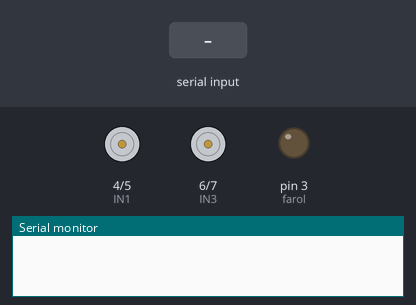
A sketch run on a simulated Arduino Uno, built with avr-gcc and run on an emulated ATmega328P. Parts: motor-driver pin pairs drawn as motors (green arrow = first pin HIGH = forward, orange = second pin HIGH = backward, longer = more drive), output pins drawn as LEDs (lit = HIGH), the last lines printed to the serial monitor. The test bench sets the inputs (shaded band).

Above: at 1.2 s.
1.3 s: "U" received over Serial
At 2.3 s:
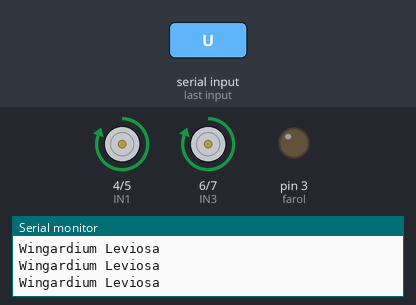
2.8 s: "L" received over Serial
At 4.0 s:
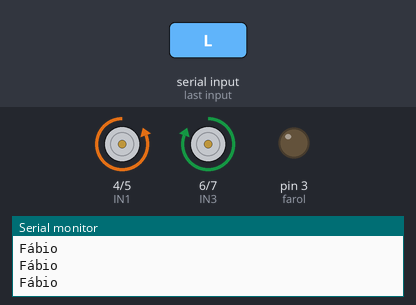
4.3 s: "R" received over Serial
At 5.0 s:
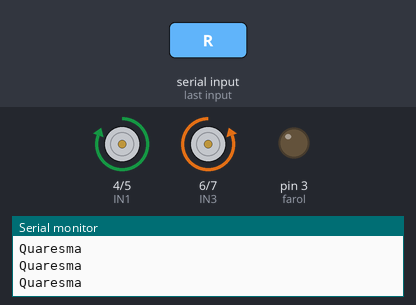
5.8 s: "D" received over Serial
At 7.0 s:
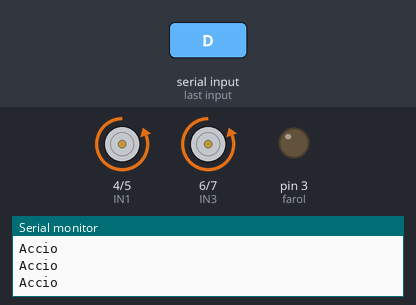
7.3 s: "S" received over Serial
At 8.3 s:
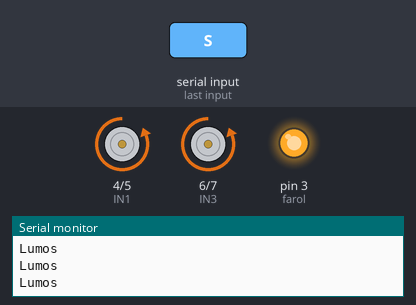
8.8 s: "L" received over Serial
At 9.4 s:
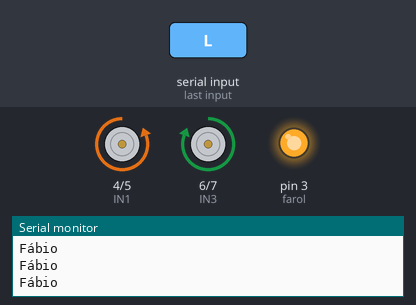
Timing chart, 0 to 11.3 s (numbered marks = the images above; inputs shaded):
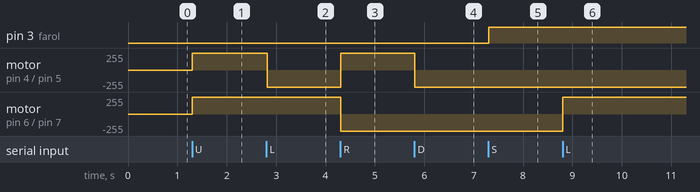

The sketch:

Teste_Bluetooth.ino
```cpp
//Definicoes pinos Arduino ligados a entrada da Ponte H
int IN1 = 4;
int IN2 = 5;
int IN3 = 6;
int IN4 = 7;
int farol = 3;
void setup()
{//1
  Serial.begin(9600);
  //Define os pinos como saida
  pinMode(IN1, OUTPUT);
  pinMode(IN2, OUTPUT);
  pinMode(IN3, OUTPUT);
  pinMode(IN4, OUTPUT);
  pinMode(farol, OUTPUT);
}//1
char cha;

void loop()
{//2
  origem();
}//2

void origem()
{//2.1
    if(Serial.available() > 0)
  {//3
    cha = Serial.read();
    delay(2);
  }//3
  if(cha == 'U')
  {//4
    //código frente ponte H
    digitalWrite(IN1, HIGH);
    digitalWrite(IN2, LOW);
    digitalWrite(IN3, HIGH);
    digitalWrite(IN4, LOW);
    Serial.println("Wingardium Leviosa");
  }//4
  if(cha == 'L')
  {//5
    //codigo lado esquerdo ponte H
    digitalWrite(IN1, LOW);
    digitalWrite(IN2, HIGH);
    digitalWrite(IN3, HIGH);
    digitalWrite(IN4, LOW);
    Serial.println("Fábio");
  }//5
  if(cha == 'R')
  {//6
    //código ponte H direita
    digitalWrite(IN1, HIGH);
    digitalWrite(IN2, LOW);
    digitalWrite(IN3, LOW);
    digitalWrite(IN4, HIGH);
    Serial.println("Quaresma");
  }//6
  if(cha == 'D')
  {//7
    //código ponte H trás
    digitalWrite(IN1, LOW);
    digitalWrite(IN2, HIGH);
    digitalWrite(IN3, LOW);
    digitalWrite(IN4, HIGH);
    Serial.println("Accio");
  }//7
  if(cha == 'S')
  {//8
    digitalWrite(farol, HIGH);//Liga leds
    Serial.println("Lumos");
  }//8
  if(cha == 'C')
  {//9
    digitalWrite(farol, LOW);//desliga leds
    Serial.println("Nox");
  }//9
}//2.1
```

Measured:
- after the input at 1.3 s, motor on pin 4 (IN1) / pin 5 (IN2), motor on pin 6 (IN3) / pin 7 (IN4): stopped → forward 255/255 at once
- after the input at 2.8 s, motor on pin 4 (IN1) / pin 5 (IN2): forward 255/255 → backward 255/255 at once
- after the input at 4.3 s, motor on pin 4 (IN1) / pin 5 (IN2): backward 255/255 → forward 255/255 at once; motor on pin 6 (IN3) / pin 7 (IN4): forward 255/255 → backward 255/255 at once
- after the input at 5.8 s, motor on pin 4 (IN1) / pin 5 (IN2): forward 255/255 → backward 255/255 at once
- after the input at 7.3 s, pin 3 (farol): LOW → HIGH at once
- after the input at 8.8 s, motor on pin 6 (IN3) / pin 7 (IN4): backward 255/255 → forward 255/255 at once
